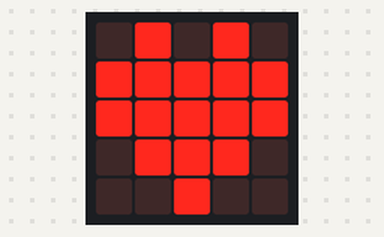
Recording of a program running on a simulated BBC micro:bit (MakeCode). Parts: the board's 5×5 LED display.

Above: at 0.1 s.
At 1.0 s:
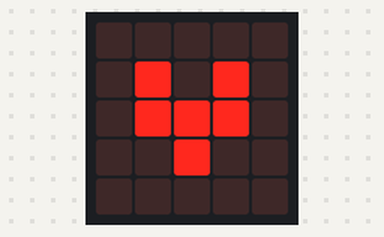

Measured:
- what the display in image 1 shows lasts 0.8 s, from 1.0 s to 1.8 s

The program:

main.ts
```typescript
let Tep = 80
let Pauza = Tep / 60
Pauza = 1 / Pauza
Pauza = Pauza / 2
Pauza = Pauza * 1000
basic.forever(function () {
    basic.showIcon(IconNames.Heart)
    basic.pause(Pauza)
    basic.showLeds(`
        . . . . .
        . # . # .
        . # # # .
        . . # . .
        . . . . .
        `)
    basic.pause(Pauza)
})
```

test.ts
```typescript
// Tady jsou testy. Při použití tohoto balíčku jako rozšíření nebude zkompilováno.
```
